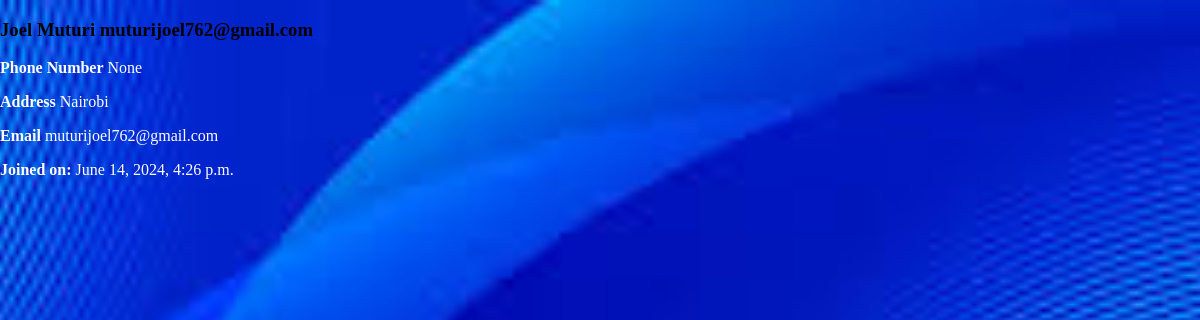
The app's page /customers/1 with its own data.
### plp_ecommerce/models.py (models this page shows, shortened)
class Customer(models.Model):
    first_name=models.CharField(max_length=60)
    last_name=models.CharField(max_length=60)
    email= models.EmailField(unique=True)
    phone=models.CharField(max_length=20, blank=True,null=True)
    address=models.TextField(blank=True,null=True)
    created_at= models.DateTimeField(auto_now_add=True)

### plp_ecommerce/views.py (the view)
# urls.py: path('customers/<int:pk>', views.customer_detail,name='customer_detail'),
def customer_detail(request,pk):
    customer=get_object_or_404(Customer,pk=pk)
    context={
        'customer': customer
    }
    return render(request,'Ecommerce/customer_detail.html',context)

### plp_ecommerce/templates/Ecommerce/customer_detail.html (shortened to what this page needs)
{% load static %}
<!DOCTYPE html>
<html>
  <head>
    <link rel="stylesheet" href="{% static 'Ecommerce/style.css' %}"></link>
  </head>
  <body>
    <div class="container">
        <div class="customer_details">
            <h3> {{customer.first_name}} {{customer.last_name}} {{customer.email}}</h3>
            <p> <strong>Phone Number</strong> {{customer.phone}} </p>
            <p> <strong>Address</strong> {{customer.address}} </p>
            <p> <strong>Email</strong> {{customer.email}} </p>
            <p> <strong>Joined on:</strong> {{customer.created_at}} </p>
        </div>
    </div>
  </body>
</html>

### plp_ecommerce/static/Ecommerce/style.css (style rules this page uses)
body { background: white url("./media/images/bg.jpg") no-repeat center center fixed; background-size: cover; margin: 0; padding: 0; }
p { color: white; }

### records on screen
Customer: first_name "Joel", last_name "Muturi", email "muturijoel762@gmail.com", phone "None", address "Nairobi", created_at "June 14, 2024, 4:26 p.m."
